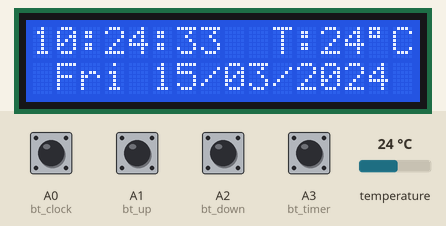
Bench run of a sketch on a simulated Arduino Uno, built with avr-gcc and run on an emulated ATmega328P. On the bench: 16×2 character LCD. Inputs (shaded band) come from the test bench; at power-on: A0 (bt_clock), A1 (bt_up), A2 (bt_down), A3 (bt_timer) HIGH, temperature 24 °C. The local clock reads 2024-03-15 10:24:30 at power-on unless the sketch sets it; EEPROM starts erased.

Above: at 3.4 s.
3.5 s: A3 (bt_timer) pulled LOW for 0.15 s
At 3.7 s:
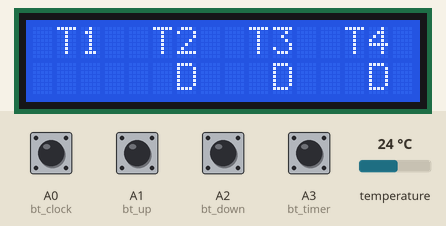
5.3 s: A0 (bt_clock) pulled LOW for 0.15 s
At 6.4 s:
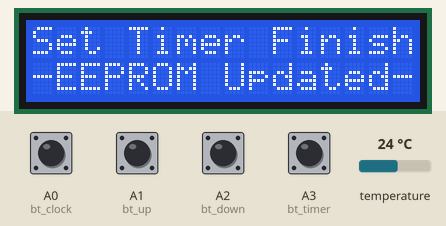
8.4 s: temperature set to 12 °C
At 9.8 s:
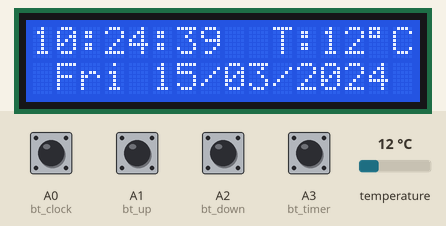
10.6 s: A0 (bt_clock) pulled LOW for 1 s
At 10.94 s:
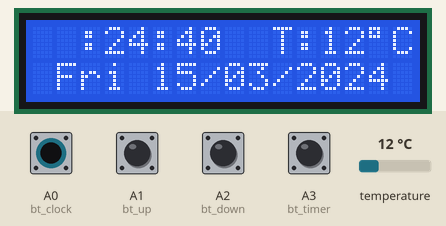
13.1 s: A3 (bt_timer) pulled LOW for 1 s
At 14.2 s:
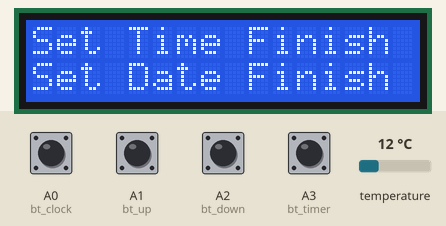
15.9 s: temperature set to 19 °C
At 18.0 s:
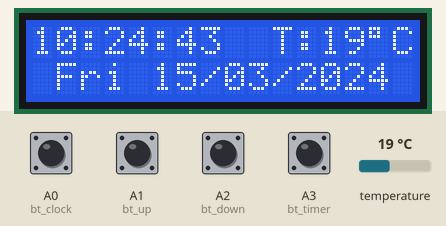
Timing chart, 0 to 19.5 s (numbered marks = the images above; inputs shaded):
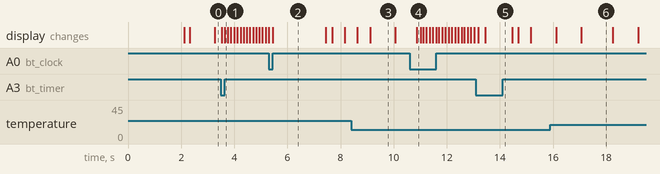

Measured:
- after the input at 3.5 s, the display: first changes at once (image 1 shows a later state)
- after the input at 5.3 s, the display: first differs from a run without the input after 0.15 s (image 2)
- after the input at 13.1 s, the display: first changes after 0.08 s (image 5 shows a later state)
- what the display in image 3 shows lasts 1.0 s, from 9.1 s to 10.1 s
- what the display in image 6 shows lasts 1.2 s, from 17.1 s to 18.3 s

The sketch:

CodeforArduinoNano.ino
```cpp
#include <SoftwareSerial.h>
#define Rx 11
#define Tx 12

SoftwareSerial mySerial(Rx, Tx);
#include "DS3231.h"//Memanggil RTC3231 Library
#include <Wire.h>  // iC Conection Library
#include <LiquidCrystal_I2C.h> //Libraries
#include <EEPROM.h>

LiquidCrystal_I2C lcd(0x27,16,2);

#define bt_clock  A0
#define bt_up     A1
#define bt_down   A2
#define bt_timer  A3


// Init DS3231
DS3231  rtc(SDA, SCL);

// Init a Time-data structure
Time  t; //pencacah string time()

int hh = 0, mm = 0, ss = 0, dd = 0, bb = 0, set_day;
int yy = 0;
String Day = "  ";


struct timer {
  int StartHH = 0;
  int StartMM = 0;
  int FinishHH = 0;
  int FinishMM = 0;
  int timer = 0;
};
struct timer RS,T1,T2,T3,T4;

int setMode = 0, setAlarm = 0, alarmMode=1;


int stop =0, mode=0, flag=0;

void setup(){
Serial.begin(9600);
mySerial.begin(9600);
rtc.begin(); // memulai koneksi i2c dengan RTC

pinMode(bt_clock, INPUT_PULLUP);
pinMode(bt_up,    INPUT_PULLUP);
pinMode(bt_down,  INPUT_PULLUP);
pinMode(bt_timer, INPUT_PULLUP);

  lcd.init();
  lcd.backlight();

  lcd.setCursor(0,0);  //Show "TIME" on the LCD

  lcd.setCursor (0,0);
  lcd.print(" Real Time Clock ");
  lcd.setCursor (0,1);
  lcd.print("  4Timer 1Relay  ");
  delay (2000);
  lcd.clear();

stop=EEPROM.read(50);
if(stop==0){
}else{
mode=1;WriteEeprom ();delay (20);
mode=2;WriteEeprom ();delay (20);
mode=3;WriteEeprom ();delay (20);
mode=4;WriteEeprom ();delay (20);
mode=0;
}
EEPROM.write(50,0);

ReadEeprom();
//Set RTC Untuk Pertama kali
//rtc.setDOW(2);     // Set Day-of-Week to SUNDAY
//rtc.setTime (00, 9, 50);
//rtc.setDate(12, 11, 2017);
}

void loop(){

    t = rtc.getTime();
    Day = rtc.getDOWStr(1);

    if (setMode == 0){
        hh = t.hour,DEC;
        mm = t.min,DEC;
        ss = t.sec,DEC;
        dd = t.date,DEC;
        bb = t.mon,DEC;
        yy = t.year,DEC;
        //if(t.hour>12){hh=t.hour-12;}// for removing 24 houre
        //else{hh=t.hour;}
    }

    if(setAlarm==0){
        lcd.setCursor(0,0);
        lcd.print((hh/10)%10);
        lcd.print(hh % 10);
        lcd.print(":");
        lcd.print((mm/10)%10);
        lcd.print(mm % 10);
        lcd.print(":");
        lcd.print((ss/10)%10);
        lcd.print(ss % 10);
        lcd.print("  T:");
        lcd.print(rtc.getTemp(),0);
        lcd.write(223);
        lcd.print("C");
        lcd.print("  ");

        lcd.setCursor(1,1);
        lcd.print(Day);
        lcd.print(" ");
        lcd.print((dd/10)%10);
        lcd.print(dd % 10);
        lcd.print("/");
        lcd.print((bb/10)%10);
        lcd.print(bb % 10);
        lcd.print("/");
        lcd.print((yy/1000)%10);
        lcd.print((yy/100)%10);
        lcd.print((yy/10)%10);
        lcd.print(yy % 10);
    }


    setupClock();
    setTimer();
    delay (100);
    blinking();

    //T1.timer ON
    if (T1.timer==1 && alarmMode==1 && hh==T1.StartHH && mm==T1.StartMM)  {mySerial.print("A\n");}
    //T1.timer OFF
    if (T1.timer==1 && alarmMode==1 && hh==T1.FinishHH && mm==T1.FinishMM){mySerial.print("B\n");}

    //T2.timer ON
    if (T2.timer==1 && alarmMode==1 && hh==T2.StartHH && mm==T2.StartMM)  {mySerial.print("A\n");}
    //T2.timer OFF
    if (T2.timer==1 && alarmMode==1 && hh==T2.FinishHH && mm==T2.FinishMM){mySerial.print("B\n");}


    //T3.timer ON
    if (T3.timer==1 && alarmMode==1 && hh==T3.StartHH && mm==T3.StartMM)  {mySerial.print("A\n");}
    //T3.timer OFF
    if (T3.timer==1 && alarmMode==1 && hh==T3.FinishHH && mm==T3.FinishMM){mySerial.print("B\n");}

    //T4.timer ON
    if (T4.timer==1 && alarmMode==1 && hh==T4.StartHH && mm==T4.StartMM)  {mySerial.print("A\n");}
    //T4.timer OFF
    if (T4.timer==1 && alarmMode==1 && hh==T4.FinishHH && mm==T4.FinishMM){mySerial.print("B\n");}

    delay (100);
}


void blinking (){
//BLINKING SCREEN
//Set Clock
    if (setAlarm <2 && setMode == 1){lcd.setCursor(0,0);  lcd.print("  ");}
    if (setAlarm <2 && setMode == 2){lcd.setCursor(3,0);  lcd.print("  ");}
    if (setAlarm <2 && setMode == 3){lcd.setCursor(6,0);  lcd.print("  ");}
    if (setAlarm <2 && setMode == 4){lcd.setCursor(1,1);  lcd.print("   ");}
    if (setAlarm <2 && setMode == 5){lcd.setCursor(5,1);  lcd.print("  ");}
    if (setAlarm <2 && setMode == 6){lcd.setCursor(8,1);  lcd.print("  ");}
    if (setAlarm <2 && setMode == 7){lcd.setCursor(11,1); lcd.print("    "); }

    //Set Timer
    if (setMode == 0 && setAlarm == 1 && mode==0){lcd.setCursor(2,1); lcd.print("  "); }
    if (setMode == 0 && setAlarm == 2 && mode==0){lcd.setCursor(6,1); lcd.print("  "); }
    if (setMode == 0 && setAlarm == 3 && mode==0){lcd.setCursor(10,1); lcd.print("  "); }
    if (setMode == 0 && setAlarm == 4 && mode==0){lcd.setCursor(13,1); lcd.print("  "); }

    if (setMode == 0 && setAlarm == 1 && mode>0){lcd.setCursor(11,0); lcd.print("  "); }
    if (setMode == 0 && setAlarm == 2 && mode>0){lcd.setCursor(14,0); lcd.print("  "); }
    if (setMode == 0 && setAlarm == 3 && mode>0){lcd.setCursor(11,1); lcd.print("  "); }
    if (setMode == 0 && setAlarm == 4 && mode>0){lcd.setCursor(14,1); lcd.print("  "); }
}

//Seting Jam ,Tanggal,Alarm/Timer
void setupClock (void) {

        if (setMode == 8){
            lcd.setCursor (0,0);
            lcd.print ("Set Time Finish ");
            lcd.setCursor (0,1);
            lcd.print ("Set Date Finish ");
            delay (1000);
            rtc.setTime (hh, mm, ss);
            rtc.setDate (dd, bb, yy);
            lcd.clear();
            setMode = 0;
        }

    if (setAlarm >0){alarmMode=0;}

    if(digitalRead (bt_clock) == 0 && flag==0) {
        flag=1;
        if(setAlarm>0){WriteEeprom(); setAlarm=1; mode =5;}
        else{setMode = setMode+1;}
    }

    if(digitalRead (bt_timer) == 0 && flag==0){
        flag=1;
        if(setMode>0){setMode=8;}
        else{
            setAlarm = setAlarm+1;
            if(setAlarm>4){
                setAlarm=1;
                WriteEeprom ();
                mode=mode+1;
                ReadEeprom();
            }
        }
        lcd.clear();
    }

    if(setAlarm == 1 && mode==5){
        lcd.setCursor (0,0);
        lcd.print ("Set Timer Finish");
        lcd.setCursor (0,1);
        lcd.print ("-EEPROM Updated-");
        delay (2000);
        lcd.clear();
        setAlarm=0;
        mode =0;
        alarmMode=1;
    }

    if(digitalRead (bt_clock) == 1 && digitalRead (bt_timer) == 1){flag=0;}

    if(digitalRead (bt_up) == 0){
            if (setAlarm<2 && setMode==1)hh=hh+1;
            if (setAlarm<2 && setMode==2)mm=mm+1;
            if (setAlarm<2 && setMode==3)ss=ss+1;
            if (setAlarm<2 && setMode==4)set_day=set_day+1;
            if (setAlarm<2 && setMode==5)dd=dd+1;
            if (setAlarm<2 && setMode==6)bb=bb+1;
            if (setAlarm<2 && setMode==7)yy=yy+1;
            //Timer
            if (mode==0 && setMode==0 && setAlarm==1)T1.timer=1;
            if (mode==0 && setMode==0 && setAlarm==2)T2.timer=1;
            if (mode==0 && setMode==0 && setAlarm==3)T3.timer=1;
            if (mode==0 && setMode==0 && setAlarm==4)T4.timer=1;

            if (mode>0 && setMode==0 && setAlarm==1)RS.StartHH=RS.StartHH+1;
            if (mode>0 && setMode==0 && setAlarm==2)RS.StartMM=RS.StartMM+1;
            if (mode>0 && setMode==0 && setAlarm==3)RS.FinishHH=RS.FinishHH+1;
            if (mode>0 && setMode==0 && setAlarm==4)RS.FinishMM=RS.FinishMM+1;

        if(hh>23)hh=0;
        if(mm>59)mm=0;
        if(ss>59)ss=0;
        if(set_day>7)set_day=0;
        if(dd>31)dd=0;
        if(bb>12)bb=0;
        if(yy>2030)yy=2000;
        if(RS.StartHH>23)RS.StartHH=0;
        if(RS.StartMM>59)RS.StartMM=0;
        if(RS.FinishHH>23)RS.FinishHH=0;
        if(RS.FinishMM>59)RS.FinishMM=0;
        rtc.setDOW(set_day);
    }

    if(digitalRead (bt_down) == 0){
            if (setAlarm<2 && setMode==1)hh=hh-1;
            if (setAlarm<2 && setMode==2)mm=mm-1;
            if (setAlarm<2 && setMode==3)ss=ss-1;
            if (setAlarm<2 && setMode==4)set_day=set_day-1;
            if (setAlarm<2 && setMode==5)dd=dd-1;
            if (setAlarm<2 && setMode==6)bb=bb-1;
            if (setAlarm<2 && setMode==7)yy=yy-1;
            //Timer
            if (mode==0 && setMode==0 && setAlarm==1)T1.timer=0;
            if (mode==0 && setMode==0 && setAlarm==2)T2.timer=0;
            if (mode==0 && setMode==0 && setAlarm==3)T3.timer=0;
            if (mode==0 && setMode==0 && setAlarm==4)T4.timer=0;

            if (mode>0 && setMode==0 && setAlarm==1)RS.StartHH=RS.StartHH-1;
            if (mode>0 && setMode==0 && setAlarm==2)RS.StartMM=RS.StartMM-1;
            if (mode>0 && setMode==0 && setAlarm==3)RS.FinishHH=RS.FinishHH-1;
            if (mode>0 && setMode==0 && setAlarm==4)RS.FinishMM=RS.FinishMM-1;

        if(hh<0)hh=23;
        if(mm<0)mm=59;
        if(ss<0)ss=59;
        if(set_day<0)set_day=7;
        if(dd<0)dd=31;
        if(bb<0)bb=12;
        if(yy<0)yy=2030;
        if(RS.StartHH<0)RS.StartHH=23;
        if(RS.StartMM<0)RS.StartMM=59;
        if(RS.FinishHH<0)RS.FinishHH=23;
        if(RS.FinishMM<0)RS.FinishMM=59;
        rtc.setDOW(set_day);
    }

}

void setTimer (){
//Timer
    if (setMode == 0 && setAlarm >0 && mode>0){
        lcd.setCursor (0,0);
        lcd.print("Timer");
        lcd.print(mode);
        lcd.print(" On :");
        lcd.setCursor (11,0);
        lcd.print((RS.StartHH/10)%10);
        lcd.print(RS.StartHH % 10);
        lcd.print(":");
        lcd.print((RS.StartMM/10)%10);
        lcd.print(RS.StartMM % 10);

        lcd.setCursor (0,1);
        lcd.print("Timer");
        lcd.print(mode);
        lcd.print(" Off:");
        lcd.setCursor (11,1);
        lcd.print((RS.FinishHH/10)%10);
        lcd.print(RS.FinishHH % 10);
        lcd.print(":");
        lcd.print((RS.FinishMM/10)%10);
        lcd.print(RS.FinishMM % 10);
    }

    if (setMode == 0 && setAlarm >0 && mode==0){
        lcd.setCursor (0,0);
        lcd.print(" T1  T2  T3  T4 ");
        lcd.setCursor (0,1);
            if(T1.timer==1){lcd.print("  A");}
        else{lcd.print("  D");}

            if(T2.timer==1){lcd.print("   A");}
        else{lcd.print("   D");}

            if(T3.timer==1){lcd.print("   A");}
        else{lcd.print("   D");}

            if(T4.timer==1){lcd.print("   A");}
        else{lcd.print("   D");}
    }
}

void ReadEeprom() {
    T1.StartHH=EEPROM.read(11);T1.StartMM=EEPROM.read(12);T1.FinishHH=EEPROM.read(13);T1.FinishMM=EEPROM.read(14);
    T2.StartHH=EEPROM.read(21);T2.StartMM=EEPROM.read(22);T2.FinishHH=EEPROM.read(23);T2.FinishMM=EEPROM.read(24);
    T3.StartHH=EEPROM.read(31);T3.StartMM=EEPROM.read(32);T3.FinishHH=EEPROM.read(33);T3.FinishMM=EEPROM.read(34);
    T4.StartHH=EEPROM.read(41);T4.StartMM=EEPROM.read(42);T4.FinishHH=EEPROM.read(43);T4.FinishMM=EEPROM.read(44);

    if(mode==1){RS.StartHH=T1.StartHH, RS.StartMM=T1.StartMM, RS.FinishHH=T1.FinishHH,RS.FinishMM=T1.FinishMM;}
    if(mode==2){RS.StartHH=T2.StartHH, RS.StartMM=T2.StartMM, RS.FinishHH=T2.FinishHH,RS.FinishMM=T2.FinishMM;}
    if(mode==3){RS.StartHH=T3.StartHH, RS.StartMM=T3.StartMM, RS.FinishHH=T3.FinishHH,RS.FinishMM=T3.FinishMM;}
    if(mode==4){RS.StartHH=T4.StartHH, RS.StartMM=T4.StartMM, RS.FinishHH=T4.FinishHH,RS.FinishMM=T4.FinishMM;}

    T1.timer=EEPROM.read(1);
    T2.timer=EEPROM.read(2);
    T3.timer=EEPROM.read(3);
    T4.timer=EEPROM.read(4);
}

void WriteEeprom() {
    if(mode==1){EEPROM.write(11,RS.StartHH);EEPROM.write(12,RS.StartMM);EEPROM.write(13,RS.FinishHH);EEPROM.write(14,RS.FinishMM);}
    if(mode==2){EEPROM.write(21,RS.StartHH);EEPROM.write(22,RS.StartMM);EEPROM.write(23,RS.FinishHH);EEPROM.write(24,RS.FinishMM);}
    if(mode==3){EEPROM.write(31,RS.StartHH);EEPROM.write(32,RS.StartMM);EEPROM.write(33,RS.FinishHH);EEPROM.write(34,RS.FinishMM);}
    if(mode==4){EEPROM.write(41,RS.StartHH);EEPROM.write(42,RS.StartMM);EEPROM.write(43,RS.FinishHH);EEPROM.write(44,RS.FinishMM);}

    EEPROM.write(1,T1.timer);
    EEPROM.write(2,T2.timer);
    EEPROM.write(3,T3.timer);
    EEPROM.write(4,T4.timer);
}
```
